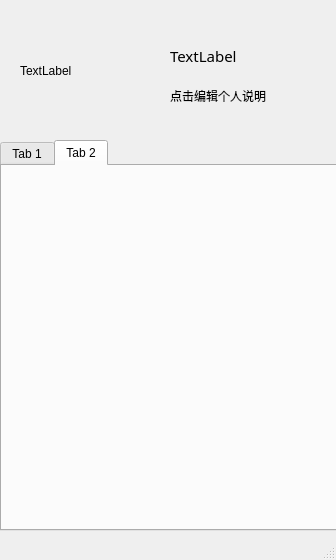
<?xml version="1.0" encoding="UTF-8"?>
<ui version="4.0">
 <class>MainWindow</class>
 <widget class="QMainWindow" name="MainWindow">
  <property name="geometry">
   <rect>
    <x>0</x>
    <y>0</y>
    <width>336</width>
    <height>560</height>
   </rect>
  </property>
  <property name="windowTitle">
   <string>MainWindow</string>
  </property>
  <widget class="QWidget" name="centralwidget">
   <widget class="QLabel" name="nameLabel">
    <property name="geometry">
     <rect>
      <x>170</x>
      <y>40</y>
      <width>141</width>
      <height>31</height>
     </rect>
    </property>
    <property name="font">
     <font>
      <family>微软雅黑</family>
      <pointsize>11</pointsize>
     </font>
    </property>
    <property name="cursor">
     <cursorShape>PointingHandCursor</cursorShape>
    </property>
    <property name="toolTip">
     <string>点击查看个人资料</string>
    </property>
    <property name="text">
     <string>TextLabel</string>
    </property>
   </widget>
   <widget class="QTabWidget" name="mwTab">
    <property name="geometry">
     <rect>
      <x>0</x>
      <y>140</y>
      <width>341</width>
      <height>391</height>
     </rect>
    </property>
    <property name="currentIndex">
     <number>1</number>
    </property>
    <widget class="QWidget" name="tab">
     <attribute name="title">
      <string>Tab 1</string>
     </attribute>
    </widget>
    <widget class="QWidget" name="tab_2">
     <attribute name="title">
      <string>Tab 2</string>
     </attribute>
    </widget>
   </widget>
   <widget class="QLabel" name="signatureLabel">
    <property name="geometry">
     <rect>
      <x>170</x>
      <y>80</y>
      <width>151</width>
      <height>31</height>
     </rect>
    </property>
    <property name="toolTip">
     <string>点击编辑个人说明</string>
    </property>
    <property name="text">
     <string>点击编辑个人说明</string>
    </property>
   </widget>
   <widget class="QLabel" name="faceingLabel">
    <property name="geometry">
     <rect>
      <x>20</x>
      <y>10</y>
      <width>121</width>
      <height>121</height>
     </rect>
    </property>
    <property name="text">
     <string>TextLabel</string>
    </property>
   </widget>
  </widget>
  <widget class="QMenuBar" name="menubar">
   <property name="geometry">
    <rect>
     <x>0</x>
     <y>0</y>
     <width>336</width>
     <height>26</height>
    </rect>
   </property>
  </widget>
  <widget class="QStatusBar" name="statusbar"/>
 </widget>
 <resources/>
 <connections/>
</ui>
